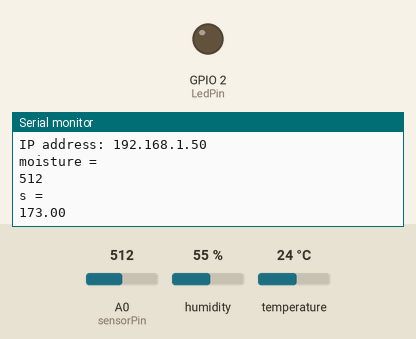
Recording of a sketch running on a simulated ESP8266 (NodeMCU). Shown: output pins drawn as LEDs (lit = HIGH), the last lines printed to the serial monitor. The test bench sets the inputs (shaded band); at power-on: A0 (sensorPin) = 512, humidity 55 %, temperature 24 °C. WiFi joins after 1.5 s; servers stay silent unless stated; no MQTT or app messages arrive unless stated.

Above: at 2.7 s.
2.8 s: A0 (sensorPin) set to 716
At 4.4 s:
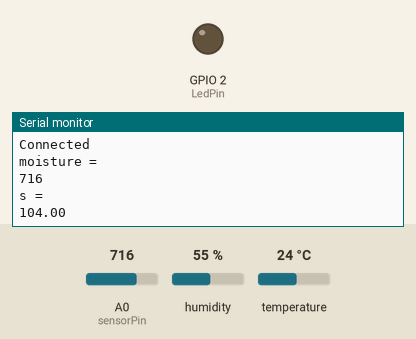
5.0 s: A0 (sensorPin) set to 900
At 6.9 s:
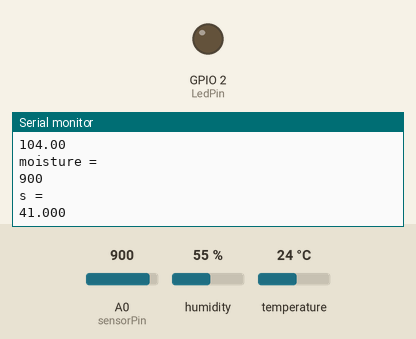
Timing chart, 0 to 8.4 s (numbered marks = the images above; inputs shaded):
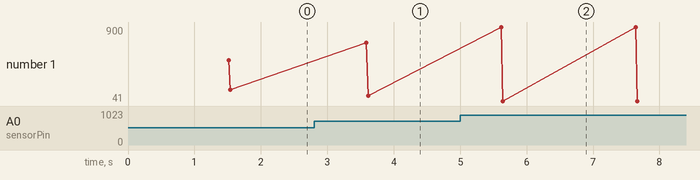

The sketch:

CollectDataTomato.ino
```cpp
// Data collection from the greenhouse environment Tomato
// Tomato

#if defined(ESP32)
#include <WiFi.h>
#elif defined(ESP8266)
#include <ESP8266WiFi.h>
#endif

#include <PubSubClient.h>
#include "DHT.h"


#define DHT_PIN 2           // DHT11 connected to the GPIO2

#define sensorPin A0


#define DHT_TYPE   DHT11
#define MSG_BUFFER_SIZE	(7)

DHT dht( DHT_PIN, DHT_TYPE);

char s[MSG_BUFFER_SIZE];

#define LedPin      2

float humidity;
float temperature;

const char* ssid = "HONOR 9X";                      // Change this to your Wifi SSID
const char* password = "Mohsen@2003";              // Change this to your Wifi Password
const char* mqtt_server = "broker.hivemq.com"; // Mosquitto Server URL


WiFiClient espClient;
PubSubClient client(espClient);


void setup_wifi()
{
    delay(10);
    Serial.println();
    Serial.print("Connecting to ");
    Serial.print(ssid);
    WiFi.begin(ssid, password);

    while(WiFi.status() != WL_CONNECTED)
    {
        delay(500);
        Serial.print(".");
    }

    Serial.println("");
    Serial.println("WiFi connected");
    Serial.print("IP address: ");
    Serial.println(WiFi.localIP());
}

void callback(char* topic, byte* payload, unsigned int length) { }

void reconnect()
{
  while(!client.connected())
  {
      Serial.println("Attempting MQTT connection...");

      if(client.connect("ESPClient"))
      {
          Serial.println("Connected");
          client.subscribe("soilMoistureTomato");
          client.subscribe("airHumidityTomato");
          client.subscribe("airTemperatureTomato");

      }
      else
      {
          Serial.print("Failed, rc=");
          Serial.print(client.state());
          Serial.println(" try again in 5 seconds");
          delay(5000);
      }
    }
}

void setup()
{
    Serial.begin(115200);
    pinMode(LedPin, OUTPUT);
    setup_wifi();
    client.setServer(mqtt_server, 1883);
    client.setCallback(callback);
}
void loop()
{
    int moisture = analogRead(sensorPin);
    Serial.println("moisture = ");
    Serial.println(moisture);


    float moisture_percent = map(moisture, 1023 , 730 , 0 , 100);
    snprintf(s , MSG_BUFFER_SIZE , "%lf" , moisture_percent);

    float humidity = dht.readHumidity();   // Read humidity
    float temperature = dht.readTemperature(); // Read temperature in Celsius

    char h[3] = {0};
    char t[3] = {0};


    h[0] = (uint8_t)humidity / 10 + '0';
    h[1] += (uint8_t)humidity % 10 + '0';
    t[0] += (uint8_t)temperature / 10 + '0';
    t[1] += (uint8_t)temperature % 10 + '0';

    /* Sending Data to Node-Red */
    client.publish("soilMoistureTomato", s);
    Serial.println("s = ");
    Serial.println(s);
    client.publish("airHumidityTomato", h);
    client.publish("airTemperatureTomato", t);


    delay(2000);


    if(!client.connected()) { reconnect(); }
    client.loop();
}
```

Measured:
- after the input at 2.8 s, the serial monitor: prints a new line after 0.79 s (image 1)
- after the input at 5.0 s, the serial monitor: prints a new line after 0.62 s (image 2)
- plotted number 1: 173 → 104 after the input at 2.8 s, 104 → 41 after the input at 5.0 s
